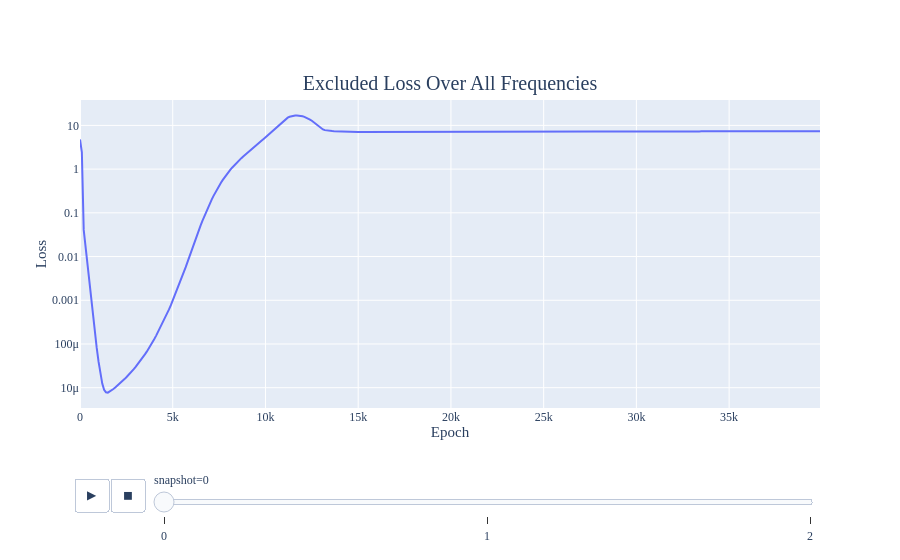

The notebook cell this image was saved under:
### Code cell
fig = lines([metric_cache['excluded_loss_2D_full'], metric_cache['train_loss'],  metric_cache['test_loss']],
      line_labels=['Excluded Loss', 'Train Loss', 'Test Loss'],
      color='0',
      mode='multi',
      color_name='Loss Type',
      title='Excluded Loss Over All Frequencies',
      log_y=True,
      x=full_run_data['epochs'],
      xaxis='Epoch',
      yaxis='Loss',
      return_fig = True)
fig.update_layout(legend=legend_in_plot_dict)
fig.show("vscode+colab")

### Figure 1 — Plotly figure (JSON) as saved in the notebook; plotly's stock layout.template omitted (floating-point values rounded to 4 significant figures; data arrays with more than 128 entries replaced by an {"elided": "..."} marker saying what was removed)
{"data": [{"hovertemplate": "snapshot=Excluded Loss<br>Epoch=%{x}<br>Loss=%{y}<extra></extra>", "legendgroup": "", "line": {"color": "#636efa", "dash": "solid"}, "marker": {"symbol": "circle"}, "mode": "lines", "name": "Excluded Loss", "orientation": "v", "showlegend": false, "x": {"elided": "400 int values"}, "xaxis": "x", "y": {"elided": "400 float values"}, "yaxis": "y", "type": "scatter"}], "layout": {"xaxis": {"anchor": "y", "domain": [0, 1], "title": {"text": "Epoch"}}, "yaxis": {"anchor": "x", "domain": [0, 1], "title": {"text": "Loss"}, "type": "log"}, "legend": {"tracegroupgap": 0, "xanchor": "right", "x": 0.95, "title": {"text": ""}, "orientation": "h", "y": 1, "yanchor": "top", "bgcolor": "rgba(255, 255, 255, 0.3)"}, "title": {"text": "Excluded Loss Over All Frequencies"}, "updatemenus": [{"buttons": [{"args": [null, {"frame": {"duration": 500, "redraw": false}, "mode": "immediate", "fromcurrent": true, "transition": {"duration": 500, "easing": "none"}}], "label": "&#9654;", "method": "animate"}, {"args": [[null], {"frame": {"duration": 0, "redraw": false}, "mode": "immediate", "fromcurrent": true, "transition": {"duration": 0, "easing": "linear"}}], "label": "&#9724;", "method": "animate"}], "direction": "left", "pad": {"r": 10, "t": 70}, "showactive": false, "type": "buttons", "x": 0.1, "xanchor": "right", "y": 0, "yanchor": "top"}], "sliders": [{"active": 0, "currentvalue": {"prefix": "snapshot="}, "len": 0.9, "pad": {"b": 10, "t": 60}, "steps": [{"args": [["0"], {"frame": {"duration": 0, "redraw": false}, "mode": "immediate", "fromcurrent": true, "transition": {"duration": 0, "easing": "linear"}}], "label": "0", "method": "animate"}, {"args": [["1"], {"frame": {"duration": 0, "redraw": false}, "mode": "immediate", "fromcurrent": true, "transition": {"duration": 0, "easing": "linear"}}], "label": "1", "method": "animate"}, {"args": [["2"], {"frame": {"duration": 0, "redraw": false}, "mode": "immediate", "fromcurrent": true, "transition": {"duration": 0, "easing": "linear"}}], "label": "2", "method": "animate"}], "x": 0.1, "xanchor": "left", "y": 0, "yanchor": "top"}]}}
